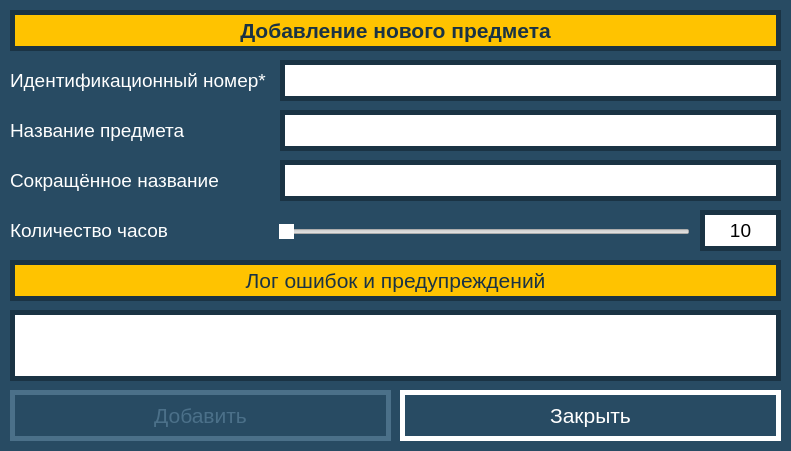
<?xml version="1.0" encoding="UTF-8"?>
<ui version="4.0">
 <class>SubjectInsertForm</class>
 <widget class="QWidget" name="SubjectInsertForm">
  <property name="geometry">
   <rect>
    <x>0</x>
    <y>0</y>
    <width>791</width>
    <height>451</height>
   </rect>
  </property>
  <property name="minimumSize">
   <size>
    <width>791</width>
    <height>451</height>
   </size>
  </property>
  <property name="maximumSize">
   <size>
    <width>791</width>
    <height>451</height>
   </size>
  </property>
  <property name="windowTitle">
   <string>Предмет, добавление</string>
  </property>
  <property name="styleSheet">
   <string notr="true">QWidget#SubjectInsertForm {

	background-color: #284B63;
}</string>
  </property>
  <widget class="QLabel" name="headText">
   <property name="geometry">
    <rect>
     <x>10</x>
     <y>10</y>
     <width>771</width>
     <height>41</height>
    </rect>
   </property>
   <property name="font">
    <font>
     <pointsize>16</pointsize>
     <weight>75</weight>
     <bold>true</bold>
    </font>
   </property>
   <property name="styleSheet">
    <string notr="true">QLabel#headText {

	background-color: #FFC300;
	color: #1A3344;
	border: 5px solid #1A3344;
}</string>
   </property>
   <property name="text">
    <string>Добавление нового предмета</string>
   </property>
   <property name="alignment">
    <set>Qt::AlignCenter</set>
   </property>
  </widget>
  <widget class="QLineEdit" name="IDLine">
   <property name="enabled">
    <bool>false</bool>
   </property>
   <property name="geometry">
    <rect>
     <x>280</x>
     <y>60</y>
     <width>501</width>
     <height>41</height>
    </rect>
   </property>
   <property name="font">
    <font>
     <pointsize>14</pointsize>
    </font>
   </property>
   <property name="styleSheet">
    <string notr="true">QLineEdit#IDLine {

	border: 5px solid #1A3344;
}</string>
   </property>
   <property name="alignment">
    <set>Qt::AlignCenter</set>
   </property>
  </widget>
  <widget class="QLabel" name="text1">
   <property name="geometry">
    <rect>
     <x>10</x>
     <y>60</y>
     <width>261</width>
     <height>41</height>
    </rect>
   </property>
   <property name="font">
    <font>
     <pointsize>14</pointsize>
    </font>
   </property>
   <property name="styleSheet">
    <string notr="true">QLabel#text1 {

	background-color: #284B63;
	color: #FFFFFF;
}</string>
   </property>
   <property name="text">
    <string>Идентификационный номер*</string>
   </property>
  </widget>
  <widget class="QLabel" name="text2">
   <property name="geometry">
    <rect>
     <x>10</x>
     <y>110</y>
     <width>261</width>
     <height>41</height>
    </rect>
   </property>
   <property name="font">
    <font>
     <pointsize>14</pointsize>
    </font>
   </property>
   <property name="styleSheet">
    <string notr="true">QLabel#text2 {

	background-color: #284B63;
	color: #FFFFFF;
}</string>
   </property>
   <property name="text">
    <string>Название предмета</string>
   </property>
  </widget>
  <widget class="QLineEdit" name="nameLine">
   <property name="enabled">
    <bool>true</bool>
   </property>
   <property name="geometry">
    <rect>
     <x>280</x>
     <y>110</y>
     <width>501</width>
     <height>41</height>
    </rect>
   </property>
   <property name="font">
    <font>
     <pointsize>14</pointsize>
    </font>
   </property>
   <property name="styleSheet">
    <string notr="true">QLineEdit#nameLine {

	border: 5px solid #1A3344;
}</string>
   </property>
   <property name="alignment">
    <set>Qt::AlignLeading|Qt::AlignLeft|Qt::AlignVCenter</set>
   </property>
  </widget>
  <widget class="QLabel" name="text3">
   <property name="geometry">
    <rect>
     <x>10</x>
     <y>160</y>
     <width>261</width>
     <height>41</height>
    </rect>
   </property>
   <property name="font">
    <font>
     <pointsize>14</pointsize>
    </font>
   </property>
   <property name="styleSheet">
    <string notr="true">QLabel#text3 {

	background-color: #284B63;
	color: #FFFFFF;
}</string>
   </property>
   <property name="text">
    <string>Сокращённое название</string>
   </property>
  </widget>
  <widget class="QLineEdit" name="shortNameLine">
   <property name="enabled">
    <bool>true</bool>
   </property>
   <property name="geometry">
    <rect>
     <x>280</x>
     <y>160</y>
     <width>501</width>
     <height>41</height>
    </rect>
   </property>
   <property name="font">
    <font>
     <pointsize>14</pointsize>
    </font>
   </property>
   <property name="styleSheet">
    <string notr="true">QLineEdit#shortNameLine {

	border: 5px solid #1A3344;
}</string>
   </property>
   <property name="alignment">
    <set>Qt::AlignLeading|Qt::AlignLeft|Qt::AlignVCenter</set>
   </property>
  </widget>
  <widget class="QLabel" name="countLabel">
   <property name="geometry">
    <rect>
     <x>700</x>
     <y>210</y>
     <width>81</width>
     <height>41</height>
    </rect>
   </property>
   <property name="font">
    <font>
     <pointsize>14</pointsize>
    </font>
   </property>
   <property name="styleSheet">
    <string notr="true">QLabel#countLabel {

	background-color: #FFFFFF;
	border: 5px solid #1A3344;
}</string>
   </property>
   <property name="text">
    <string>10</string>
   </property>
   <property name="alignment">
    <set>Qt::AlignCenter</set>
   </property>
  </widget>
  <widget class="QSlider" name="countSlider">
   <property name="geometry">
    <rect>
     <x>279</x>
     <y>211</y>
     <width>411</width>
     <height>41</height>
    </rect>
   </property>
   <property name="styleSheet">
    <string notr="true">QSlider#countSlider::handle:horizontal {
background: #FFFFFF;
}

QSlider#countSlider::handle:horizontal:hover {
background: #FFC300;
}

QSlider#countSlider::handle:horizontal:pressed {
background: #3976A0;
}</string>
   </property>
   <property name="orientation">
    <enum>Qt::Horizontal</enum>
   </property>
  </widget>
  <widget class="QLabel" name="text4">
   <property name="geometry">
    <rect>
     <x>10</x>
     <y>210</y>
     <width>261</width>
     <height>41</height>
    </rect>
   </property>
   <property name="font">
    <font>
     <pointsize>14</pointsize>
    </font>
   </property>
   <property name="styleSheet">
    <string notr="true">QLabel#text4 {

	background-color: #284B63;
	color: #FFFFFF;
}</string>
   </property>
   <property name="text">
    <string>Количество часов</string>
   </property>
  </widget>
  <widget class="QTextEdit" name="logText">
   <property name="geometry">
    <rect>
     <x>10</x>
     <y>310</y>
     <width>771</width>
     <height>71</height>
    </rect>
   </property>
   <property name="font">
    <font>
     <pointsize>10</pointsize>
    </font>
   </property>
   <property name="styleSheet">
    <string notr="true">QTextEdit#logText {

	border: 5px solid #1A3344;
}</string>
   </property>
  </widget>
  <widget class="QLabel" name="logHead">
   <property name="geometry">
    <rect>
     <x>10</x>
     <y>260</y>
     <width>771</width>
     <height>41</height>
    </rect>
   </property>
   <property name="font">
    <font>
     <pointsize>16</pointsize>
     <weight>50</weight>
     <bold>false</bold>
    </font>
   </property>
   <property name="styleSheet">
    <string notr="true">QLabel#logHead {

	background-color: #FFC300;
	color: #1A3344;
	border: 5px solid #1A3344;
}</string>
   </property>
   <property name="text">
    <string>Лог ошибок и предупреждений</string>
   </property>
   <property name="alignment">
    <set>Qt::AlignCenter</set>
   </property>
  </widget>
  <widget class="QPushButton" name="addingButton">
   <property name="enabled">
    <bool>false</bool>
   </property>
   <property name="geometry">
    <rect>
     <x>10</x>
     <y>390</y>
     <width>381</width>
     <height>51</height>
    </rect>
   </property>
   <property name="font">
    <font>
     <pointsize>16</pointsize>
    </font>
   </property>
   <property name="styleSheet">
    <string notr="true">QPushButton#addingButton {

	background-color: #284B63;
	color: #FFFFFF;
	border: 5px solid #FFFFFF;
}
QPushButton#addingButton:hover {

	background-color: #FFFFFF;
	color: #1A3344;
	border: 5px solid #1A3344;
}
QPushButton#addingButton:pressed {

	background-color: #DB1921;
	color: #FFFFFF;
	border: 5px solid #1A3344;
}
QPushButton#addingButton:disabled {

	background-color: #284B63;
	color: #4B7089;
	border: 5px solid #4B7089;
}</string>
   </property>
   <property name="text">
    <string>Добавить</string>
   </property>
  </widget>
  <widget class="QPushButton" name="exitButton">
   <property name="geometry">
    <rect>
     <x>400</x>
     <y>390</y>
     <width>381</width>
     <height>51</height>
    </rect>
   </property>
   <property name="font">
    <font>
     <pointsize>16</pointsize>
    </font>
   </property>
   <property name="styleSheet">
    <string notr="true">QPushButton#exitButton {

	background-color: #284B63;
	color: #FFFFFF;
	border: 5px solid #FFFFFF;
}
QPushButton#exitButton:hover {

	background-color: #FFFFFF;
	color: #1A3344;
	border: 5px solid #1A3344;
}
QPushButton#exitButton:pressed {

	background-color: #DB1921;
	color: #FFFFFF;
	border: 5px solid #1A3344;
}
</string>
   </property>
   <property name="text">
    <string>Закрыть</string>
   </property>
  </widget>
 </widget>
 <resources/>
 <connections/>
</ui>
